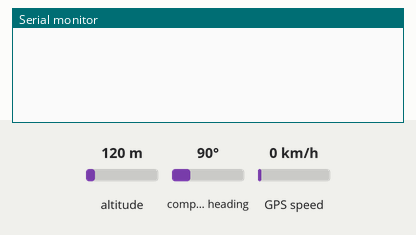
Bench run of a sketch on a simulated Arduino Mega 2560, built with avr-gcc and run on an emulated ATmega2560. Parts: the last lines printed to the serial monitor. The test bench sets the inputs (shaded band); at power-on: altitude 120 m, compass heading 90°, GPS speed 0 km/h. The GPS gets a fix after 3 s at 37.7749, -122.4194 with 8 satellites.

Above: at 1.2 s.
1.3 s: altitude set to 20 m
At 3.8 s:
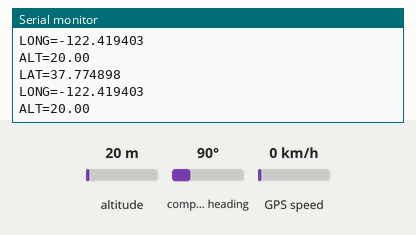
4.5 s: altitude set to 250 m
At 5.8 s:
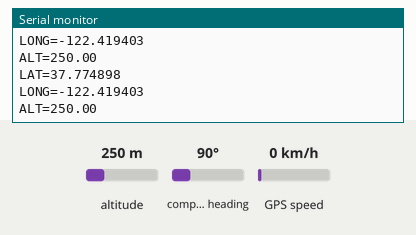

Measured:
- after the input at 1.3 s, the serial monitor: prints a new line after 1.7 s (image 1)
- after the input at 4.5 s, the serial monitor: prints a new line after 0.53 s (image 2)

The sketch:

GPS_test.ino
```cpp
#include <TinyGPS++.h>
#include <SoftwareSerial.h>

TinyGPSPlus gps;

void setup() {
  Serial.begin(115200);  //シリアルモニターに表示させるシリアル通信
  Serial1.begin(9600);   //GPSと通信するシリアル通信
}

void loop() {                        // run over and over
  while (Serial1.available() > 0) {  //GPSと通信ができたとき
    char c = Serial1.read();         //UART通信で情報を読み取って変数cに代入
    //Serial.print(c);
    gps.encode(c);  //座標を数値に変換
    if (gps.location.isUpdated()) {
      Serial.print("LAT=");
      Serial.println(gps.location.lat(), 6);  //緯度
      Serial.print("LONG=");
      Serial.println(gps.location.lng(), 6);  //経度
      Serial.print("ALT=");
      Serial.println(gps.altitude.meters());  //高度
    }
  }
}
```
